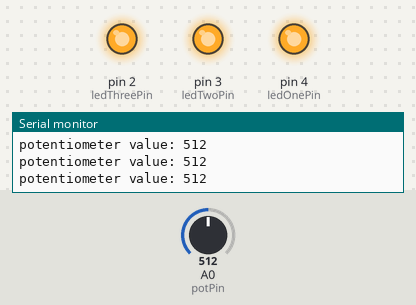
Simulated run of this sketch. Board: Arduino Uno, built with avr-gcc and run on an emulated ATmega328P. On the bench: output pins drawn as LEDs (lit = HIGH), the last lines printed to the serial monitor. The test bench sets the inputs (shaded band); at power-on: A0 (potPin) = 512.

Above: at 1.2 s.
1.3 s: A0 (potPin) set to 716
At 2.2 s:
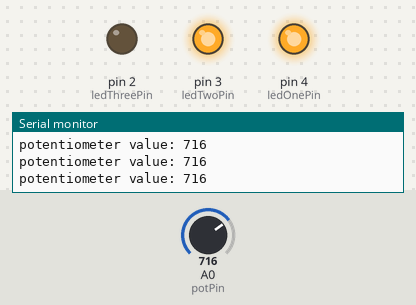
2.8 s: A0 (potPin) set to 511
At 3.6 s:
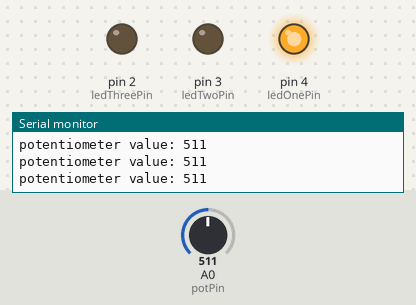
4.3 s: A0 (potPin) set to 246
At 5.0 s:
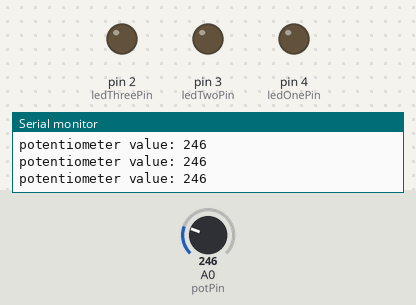
5.8 s: A0 (potPin) set to 266
At 6.4 s:
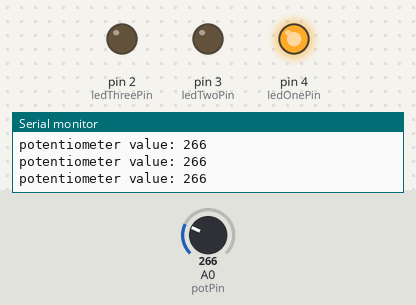
7.3 s: A0 (potPin) set to 122
At 7.8 s:
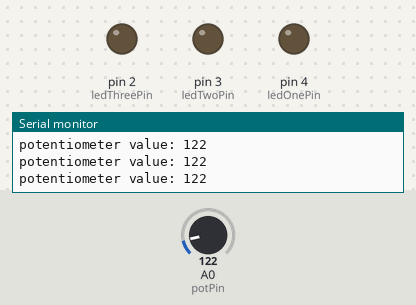
Timing chart, 0 to 9.8 s (numbered marks = the images above; inputs shaded):
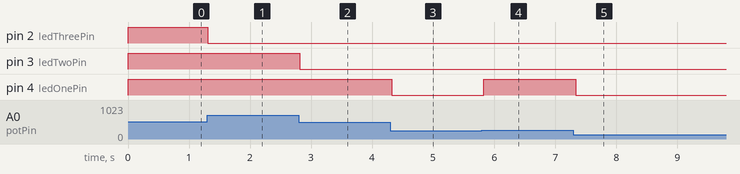

Measured:
- after the input at 1.3 s, pin 2 (ledThreePin): HIGH → LOW at once
- after the input at 2.8 s, pin 3 (ledTwoPin): HIGH → LOW at once
- after the input at 4.3 s, pin 4 (ledOnePin): HIGH → LOW at once
- after the input at 5.8 s, pin 4 (ledOnePin): LOW → HIGH at once
- after the input at 7.3 s, pin 4 (ledOnePin): HIGH → LOW at once

The sketch:

exempel-if.ino
```cpp
const int ledOnePin = 4;
const int ledTwoPin = 3;
const int ledThreePin = 2;
const int potPin = A0;

void setup()
{
  pinMode(ledOnePin, OUTPUT);
  pinMode(ledTwoPin, OUTPUT);
  pinMode(ledThreePin, OUTPUT);
  Serial.begin(9600);
}

void loop()
{
  int potValue = analogRead(potPin);
  Serial.print("potentiometer value: ");
  Serial.println(potValue);
  if (0 <= potValue && potValue < 256)
  {
    digitalWrite(ledOnePin, LOW);
    digitalWrite(ledTwoPin, LOW);
    digitalWrite(ledThreePin, LOW);
  }
  else if (256 < potValue && potValue < 512)
  {
    digitalWrite(ledOnePin, HIGH);
    digitalWrite(ledTwoPin, LOW);
    digitalWrite(ledThreePin, LOW);
  }
  else if (512 < potValue && potValue < 768)
  {
    digitalWrite(ledOnePin, HIGH);
    digitalWrite(ledTwoPin, HIGH);
    digitalWrite(ledThreePin, LOW);
  }
  else
  {
    digitalWrite(ledOnePin, HIGH);
    digitalWrite(ledTwoPin, HIGH);
    digitalWrite(ledThreePin, HIGH);
  }
  delay(100);
}
```
